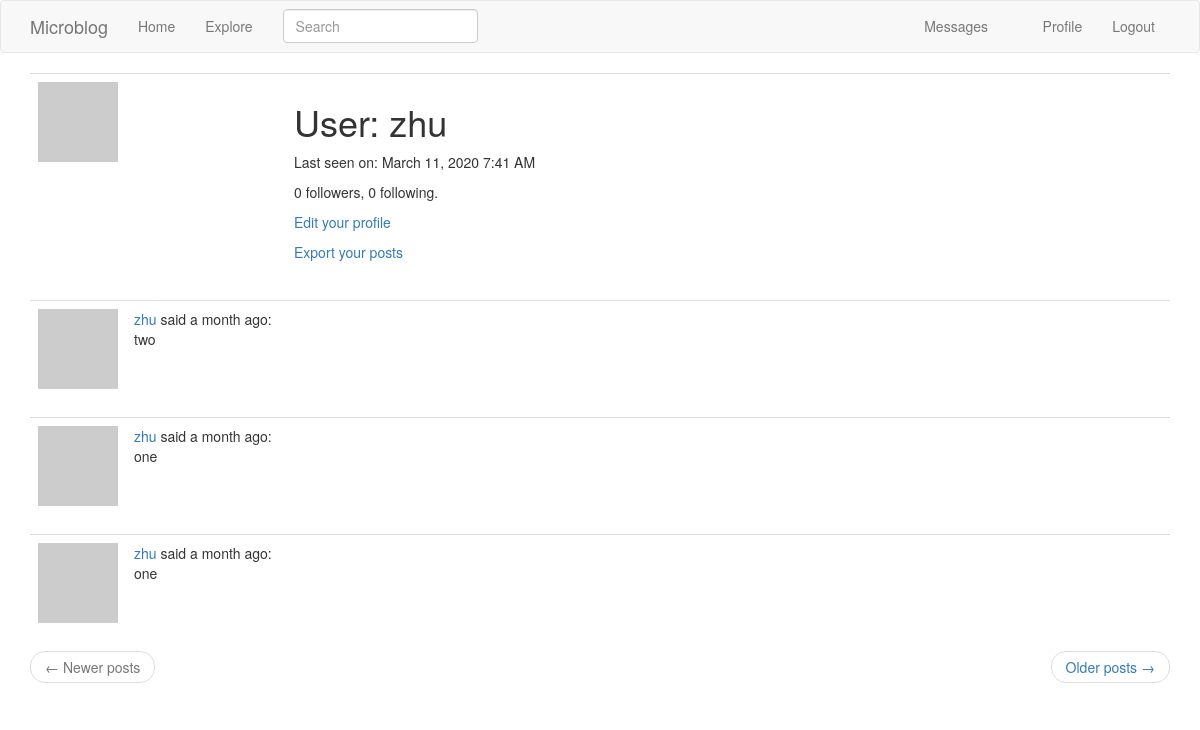
Before: /user/zhu (signed in) with the older database file.
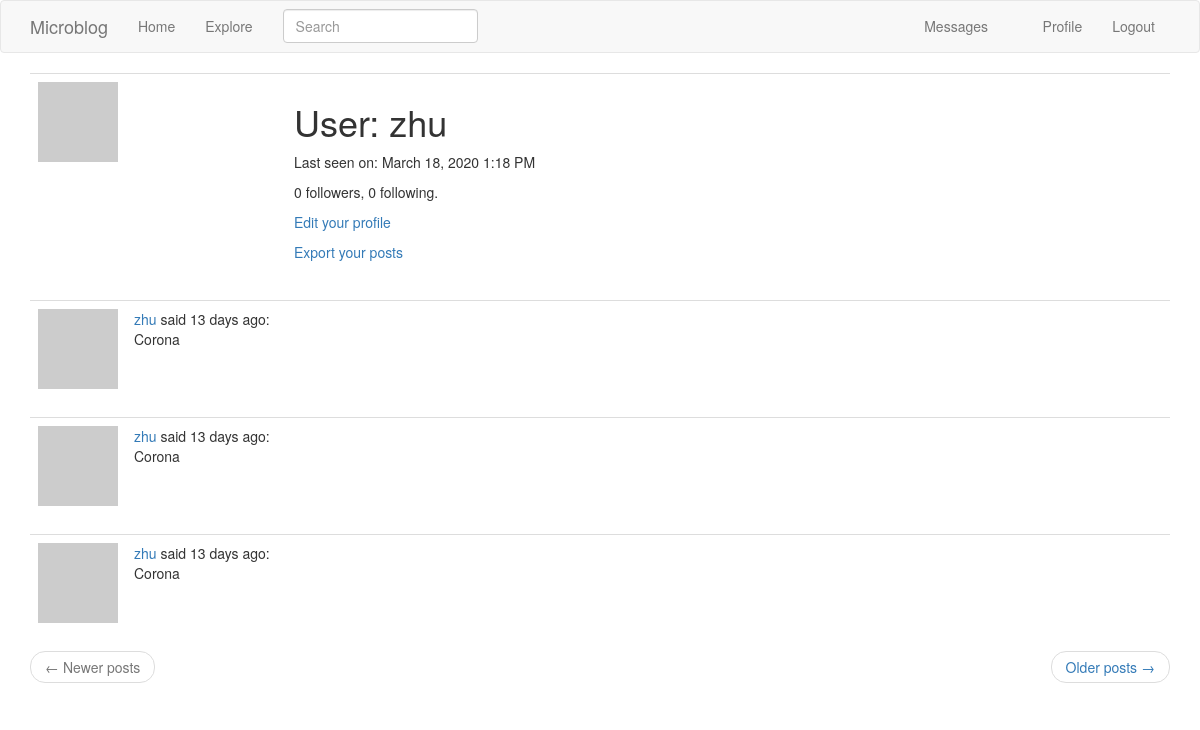
After: the same page with the newer database file.
### app/models.py (models this page shows, shortened)
class PaginatedAPIMixin(object):
    @staticmethod
    def to_collection_dict(query, page, per_page, endpoint, **kwargs):
        resources = query.paginate(page, per_page, False)
        data = {
            'items': [item.to_dict() for item in resources.items],
            '_meta': {
                'page': page,
                'per_page': per_page,
                'total_pages': resources.pages,
                'total_items': resources.total
            },
            '_links': {
                'self': url_for(endpoint, page=page, per_page=per_page,
                                **kwargs),
                'next': url_for(endpoint, page=page + 1, per_page=per_page,
                                **kwargs) if resources.has_next else None,
                'prev': url_for(endpoint, page=page - 1, per_page=per_page,
                                **kwargs) if resources.has_prev else None
            }
        }
        return data

class User(PaginatedAPIMixin, UserMixin, db.Model):
    id = db.Column(db.Integer, primary_key=True)
    username = db.Column(db.String(64), index = True, unique = True)
    email = db.Column(db.String(120), index = True, unique = True)
    password_hash = db.Column(db.String(128))
    posts = db.relationship('Post', backref='author', lazy='dynamic')
    followed = db.relationship('User',
                                secondary = followers,
                                primaryjoin = (followers.c.follower_id == id),
                                secondaryjoin = (followers.c.followed_id == id),
                                backref = db.backref('followers', lazy='dynamic'), lazy = 'dynamic')
    about_me = db.Column(db.String(140))
    last_seen = db.Column(db.DateTime, default=datetime.utcnow)
    messages_sent = db.relationship('Message', foreign_keys='Message.sender_id', backref='author', lazy='dynamic')
    messages_received = db.relationship('Message', foreign_keys='Message.recipient_id', backref='recipient', lazy='dynamic')
    last_message_read_time = db.Column(db.DateTime)
    notifications = db.relationship('Notification', backref = 'user', lazy = 'dynamic')
    tasks = db.relationship('Task', backref = 'user', lazy = 'dynamic')
    token = db.Column(db.String(32), index=True, unique=True)
    token_expiration = db.Column(db.DateTime)
    def avatar(self, size):
        digest = md5(self.email.lower().encode('utf-8')).hexdigest()
        return 'https://www.gravatar.com/avatar/{}?d=identicon&s={}'.format(digest, size)
    def new_messages(self):
        last_read_time = self.last_message_read_time or datetime(1900, 1, 1)
        return Message.query.filter_by(recipient=self).filter(Message.timestamp > last_read_time).count()
    def get_tasks_in_progress(self):
        return Task.query.filter_by(user=self, complete=False).all()
    def get_task_in_progress(self, name):
        return Task.query.filter_by(name=name, user=self, complete=False).first()

class SearchableMixin(object):
    @classmethod
    def before_commit(cls, session):
        session._changes = {
            'add': list(session.new),
            'update': list(session.dirty),
            'delete': list(session.deleted)
        }
    @classmethod
    def after_commit(cls, session):
        for obj in session._changes['add']:
            if isinstance(obj, SearchableMixin):
                add_to_index(obj.__tablename__, obj)
        for obj in session._changes['update']:
            if isinstance(obj, SearchableMixin):
                add_to_index(obj.__tablename__, obj)
        for obj in session._changes['delete']:
            if isinstance(obj, SearchableMixin):
                remove_from_index(obj.__tablename__, obj)
        session._changes = None

class Post(SearchableMixin, db.Model):
    __searchable__ = ['body']
    id = db.Column(db.Integer, primary_key = True)
    body = db.Column(db.String(140))
    timestamp = db.Column(db.DateTime, index=True, default=datetime.utcnow)
    user_id = db.Column(db.Integer, db.ForeignKey('user.id'))
    language = db.Column(db.String(5))

### app/main/routes.py (the view)
@bp.route('/user/<username>')
@login_required
def user(username):
    user = User.query.filter_by(username=username).first_or_404()
    page = request.args.get('page', 1, type=int)
    posts = user.posts.order_by(Post.timestamp.desc()).paginate( page, current_app.config['POSTS_PER_PAGE'], False)
    next_url = url_for('main.user', username=user.username, page=posts.next_num) \
        if posts.has_next else None
    prev_url = url_for('main.user', username=user.username, page=posts.prev_num) \
        if posts.has_prev else None
    return render_template('user.html', user=user, posts=posts.items, next_url=next_url, prev_url=prev_url)

### app/main/forms.py
class SearchForm(FlaskForm):
    q = StringField(_l('Search'), validators=[DataRequired()])
    def __init__(self, *args, **kwargs):
        if 'formdata' not in kwargs:
            kwargs['formdata'] = request.args
        if 'csrf_enabled' not in kwargs:
            kwargs['csrf_enabled'] = False
        super(SearchForm, self).__init__(*args, **kwargs)

### app/main/routes.py (called while the page is built)
@bp.before_request
def before_request():
    if current_user.is_authenticated:
        current_user.last_seen = datetime.utcnow()
        db.session.commit()
        g.search_form = SearchForm()
    g.locale = str(get_locale())

### app/models.py (called while the page is built)
@login.user_loader
def load_user(id):
    return User.query.get(int(id))

### app/templates/user.html (shortened to what this page needs)
{% extends "base.html" %}
{% block app_content %}
    <table class="table table-hover">
        <tr>
            <td width="256px"><img src="{{ user.avatar(256) }}"></td>
            <td>
                <h1>{{ _("User:  %(username)s", username=user.username) }}</h1>
                {% if user.last_seen %}<p>{{ _("Last seen on:  %(date)s", date=moment(user.last_seen).format('LLL')) }}</p>{% endif %}
                <p>{{ _("%(followercount)s followers,  %(followedcount)s following.", followercount=user.followers.count(), followedcount=user.followed.count()) }}</p>
                {% if user == current_user %}
                <p><a href="{{ url_for('main.edit_profile') }}">{{ _("Edit your profile") }}</a></p>
                    {% if not current_user.get_task_in_progress('export_posts') %}
                    <p>
                        <a href="{{ url_for('main.export_posts') }}">
                            {{ _('Export your posts') }}
                        </a>
                    </p>
                    {% endif %}
                {% elif not current_user.is_following(user) %}
                <p><a href="{{ url_for('main.follow', username=user.username) }}">{{ _("Follow") }}</a></p>
                {% else %}
                <p><a href="{{ url_for('main.unfollow', username=user.username) }}">{{ _(Unfollow) }}</a></p>
                {% endif %}
            </td>
        </tr>
    </table>
    {% for post in posts %}
    {% include '_post.html' %}
    {% endfor %}
    <nav aria-label="...">
        <ul class="pager">
            <li class="previous{% if not prev_url %} disabled{% endif %}">
                <a href="{{ prev_url or '#' }}">
                    <span aria-hidden="true">&larr;</span> {{ _("Newer posts") }}
                </a>
            </li>
            <li class="next{% if not next_url %} disabled{% endif %}">
                <a href="{{ next_url or '#' }}">
                    {{ _("Older posts") }} <span aria-hidden="true">&rarr;</span>
                </a>
            </li>
        </ul>
    </nav>
{% endblock %}

### app/templates/base.html (shortened to what this page needs)
{% extends 'bootstrap/base.html' %}
{% block navbar %}
    <nav class="navbar navbar-default">
        <div class="container">
            <div class="navbar-header">
                <a class="navbar-brand" href="{{ url_for('main.index') }}">Microblog</a>
            </div>
            <div class="collapse navbar-collapse" id="bs-example-navbar-collapse-1">
                <ul class="nav navbar-nav">
                    <li><a href="{{ url_for('main.index') }}">{{ _("Home") }}</a></li>
                    <li><a href="{{ url_for('main.explore') }}">{{ _("Explore") }}</a></li>
                </ul>
                {% if g.search_form %}
                <form class="navbar-form navbar-left" method="get" action="{{ url_for('main.search') }}">
                    <div class="form-group">
                        {{ g.search_form.q(size=20, class='form-control', placeholder=g.search_form.q.label.text) }}
                    </div>
                </form>
                {% endif %}
                <ul class="nav navbar-nav navbar-right">
                    {% if current_user.is_anonymous %}
                    <li><a href="{{ url_for('auth.login') }}">{{ _("Login") }}</a></li>
                    {% else %}
                    <li>
                        <a href="{{ url_for('main.messages') }}">
                            {{ _('Messages') }}
                            {% set new_messages = current_user.new_messages() %}
                        </a>
                    </li>
                    <li><a href="{{ url_for('main.user', username=current_user.username) }}">{{ _("Profile") }}</a></li>
                    <li><a href="{{ url_for('auth.logout') }}">{{ _("Logout") }}</a></li>
                    {% endif %}
                </ul>
            </div>
        </div>
    </nav>
{% endblock %}
{% block content %}
    <div class="container">
        {% block app_content %}{% endblock %}
    </div>
{% endblock %}

### app/templates/_post.html (shortened to what this page needs)
<table class="table table-hover">
    <tr>
        <td width="70px">
            <a href="{{ url_for('main.user', username=post.author.username) }}">
                <img src="{{ post.author.avatar(70) }}" />
            </a>
        </td>
        <td>
            {{ _("%(username)s said %(when)s", username=user_link, when=moment(post.timestamp).fromNow()) }}:
            <br>
            <span id="post{{ post.id }}">{{ post.body }}</span>
        </td>
    </tr>
</table>

Changed rows visible on the page:
no longer on this page (row unchanged): Post: body "two"
no longer on this page (row unchanged): Post: body "one"
no longer on this page (row unchanged): Post: body "one"
changed User "User: zhu": last_seen "Last seen on: March 11, 2020 7:41 AM" → "Last seen on: March 18, 2020 1:18 PM"
added Post: body "Corona"
added Post: body "Corona"
added Post: body "Corona"
